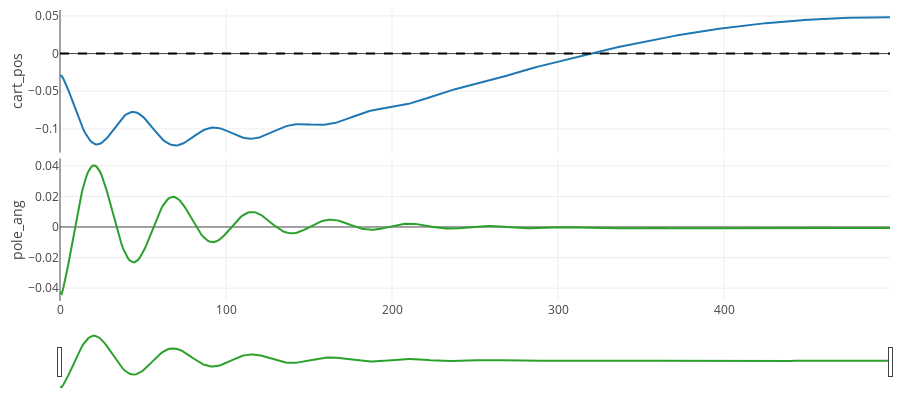

Notebook code cell kept with this figure:
### Code cell
EP = 0

fig = cprender.lineplot(df, ep=EP, incl_velo=False)
fig.show()

### Figure 1 — Plotly figure (JSON) as saved in the notebook; plotly's stock layout.template omitted (floating-point values rounded to 4 significant figures; data arrays with more than 128 entries replaced by an {"elided": "..."} marker saying what was removed)
{"data": [{"mode": "lines", "name": "cart_pos", "showlegend": false, "type": "scatter", "x": {"elided": "501 int values"}, "xaxis": "x", "y": {"elided": "501 float values"}, "yaxis": "y"}, {"line": {"color": "black", "dash": "dash"}, "mode": "lines", "name": "cart_pos_setpoint", "showlegend": false, "type": "scatter", "x": {"elided": "501 int values"}, "xaxis": "x", "y": {"elided": "501 int values"}, "yaxis": "y"}, {"mode": "lines", "name": "pole_ang", "showlegend": false, "type": "scatter", "x": {"elided": "501 int values"}, "xaxis": "x2", "y": {"elided": "501 float values"}, "yaxis": "y2"}], "layout": {"height": 400, "hovermode": "x unified", "margin": {"b": 10, "l": 60, "r": 10, "t": 10}, "xaxis": {"anchor": "y", "domain": [0, 1], "matches": "x2", "showticklabels": false}, "xaxis2": {"anchor": "y2", "domain": [0, 1], "rangeslider": {"visible": true}}, "yaxis": {"anchor": "x", "domain": [0.51, 1], "title": {"text": "cart_pos"}}, "yaxis2": {"anchor": "x2", "domain": [0, 0.49], "title": {"text": "pole_ang"}}}}
